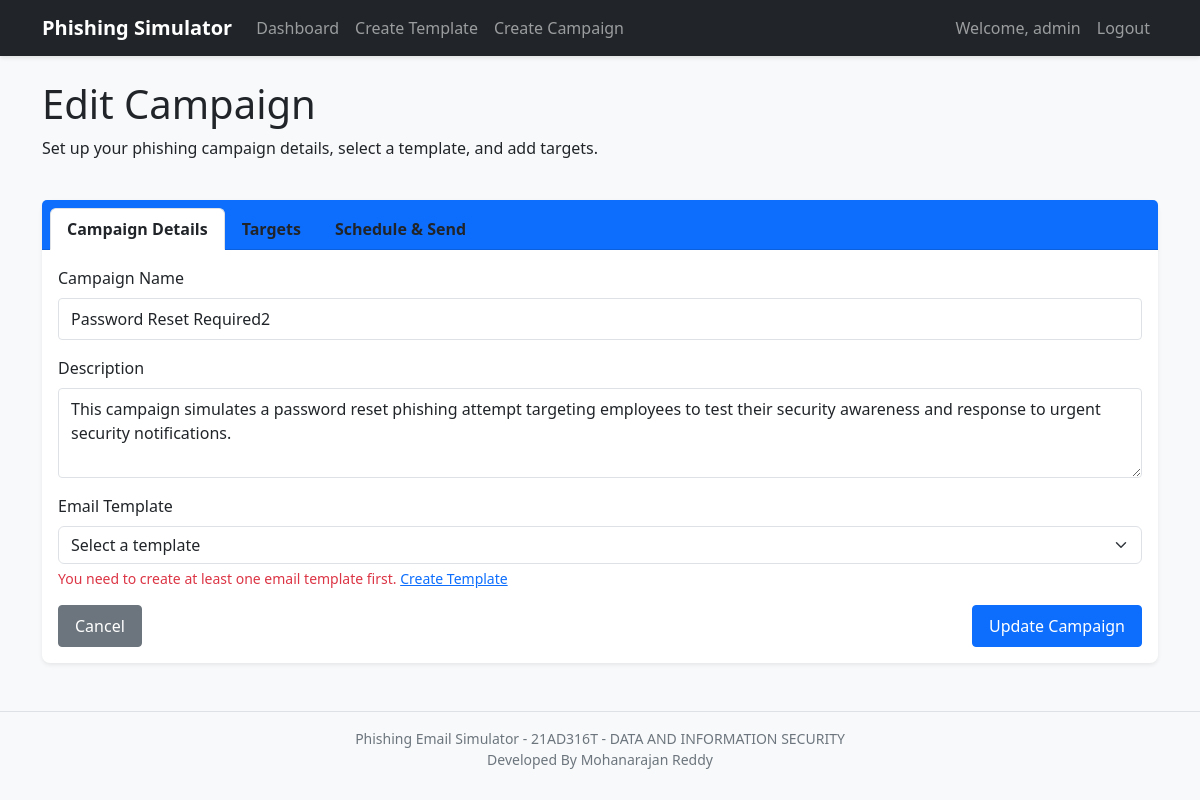
Page /campaign/2/targets (signed in) on the committed database.
### app/models.py (models this page shows, shortened)
class User(UserMixin, db.Model):
    id = db.Column(db.Integer, primary_key=True)
    username = db.Column(db.String(64), index=True, unique=True)
    email = db.Column(db.String(120), index=True, unique=True)
    password_hash = db.Column(db.String(128))
    is_admin = db.Column(db.Boolean, default=False)
    campaigns = db.relationship('Campaign', backref='creator', lazy='dynamic')
    templates = db.relationship('EmailTemplate', backref='creator', lazy='dynamic')

class Campaign(db.Model):
    id = db.Column(db.Integer, primary_key=True)
    name = db.Column(db.String(100), nullable=False)
    description = db.Column(db.Text)
    template_id = db.Column(db.Integer, db.ForeignKey('email_template.id'))
    creator_id = db.Column(db.Integer, db.ForeignKey('user.id'))
    created_at = db.Column(db.DateTime, default=datetime.utcnow)
    scheduled_at = db.Column(db.DateTime)
    status = db.Column(db.String(20), default='draft')  # draft, scheduled, in_progress, completed
    targets = db.relationship('Target', backref='campaign', lazy='dynamic')
    click_events = db.relationship('ClickEvent', backref='campaign', lazy='dynamic')

### app/routes.py (the view, shortened to what this page needs)
@campaign.route('/<int:id>/targets', methods=['GET', 'POST'])
@login_required
def manage_targets(id):
    campaign = Campaign.query.get_or_404(id)
    if campaign.creator_id != current_user.id:
        flash('You do not have permission to manage targets for this campaign')
        return redirect(url_for('main.dashboard'))
    targets = Target.query.filter_by(campaign_id=campaign.id).all()
    return render_template('campaign.html', campaign=campaign, targets=targets, tab='targets', now=datetime.now())

### app/models.py (called while the page is built)
@login_manager.user_loader
def load_user(id):
    return User.query.get(int(id))

### app/templates/campaign.html (shortened to what this page needs)
{% extends "base.html" %}
{% block content %}
<div class="row mb-4">
    <div class="col">
        <h1>{% if campaign %}Edit Campaign{% else %}Create Campaign{% endif %}</h1>
        <p>Set up your phishing campaign details, select a template, and add targets.</p>
    </div>
</div>
<div class="card">
    <div class="card-header bg-primary text-white">
        <ul class="nav nav-tabs card-header-tabs" id="campaignTabs" role="tablist">
            <li class="nav-item" role="presentation">
                <button class="nav-link active text-dark" id="details-tab" data-bs-toggle="tab" data-bs-target="#details" type="button" role="tab" aria-controls="details" aria-selected="true">Campaign Details</button>
            </li>
            {% if campaign %}
            <li class="nav-item" role="presentation">
                <button class="nav-link text-dark" id="targets-tab" data-bs-toggle="tab" data-bs-target="#targets" type="button" role="tab" aria-controls="targets" aria-selected="false">Targets</button>
            </li>
            <li class="nav-item" role="presentation">
                <button class="nav-link text-dark" id="schedule-tab" data-bs-toggle="tab" data-bs-target="#schedule" type="button" role="tab" aria-controls="schedule" aria-selected="false">Schedule & Send</button>
            </li>
            {% endif %}
        </ul>
    </div>
    <div class="card-body">
        <div class="tab-content" id="campaignTabsContent">
            <div class="tab-pane fade show active" id="details" role="tabpanel" aria-labelledby="details-tab">
                <form method="POST" action="{{ url_for('campaign.edit', id=campaign.id) if campaign else url_for('campaign.create_campaign') }}">
                    <div class="mb-3">
                        <label for="name" class="form-label">Campaign Name</label>
                        <input type="text" class="form-control" id="name" name="name" value="{{ campaign.name if campaign else '' }}" required>
                    </div>
                    <div class="mb-3">
                        <label for="description" class="form-label">Description</label>
                        <textarea class="form-control" id="description" name="description" rows="3">{{ campaign.description if campaign else '' }}</textarea>
                    </div>
                    <div class="mb-3">
                        <label for="template_id" class="form-label">Email Template</label>
                        <select class="form-select" id="template_id" name="template_id" required>
                            <option value="">Select a template</option>
                        </select>
                        {% if templates|length == 0 %}
                        <div class="form-text text-danger">
                            You need to create at least one email template first.
                            <a href="{{ url_for('template.create_template') }}">Create Template</a>
                        </div>
                        {% endif %}
                    </div>
                    <div class="d-flex justify-content-between">
                        <a href="{{ url_for('main.dashboard') }}" class="btn btn-secondary">Cancel</a>
                        <button type="submit" class="btn btn-primary">
                            {% if campaign %}Update Campaign{% else %}Create Campaign{% endif %}
                        </button>
                    </div>
                </form>
            </div>
        </div>
    </div>
</div>
{% endblock %}

### app/templates/base.html (shortened to what this page needs)
<!DOCTYPE html>
<html lang="en">
<head>
    <link rel="stylesheet" href="https://cdn.jsdelivr.net/npm/bootstrap@5.3.0/dist/css/bootstrap.min.css">
    <link rel="stylesheet" href="{{ url_for('static', filename='css/main.css') }}">
</head>
<body>
    <nav class="navbar navbar-expand-lg navbar-dark bg-dark">
        <div class="container">
            <a class="navbar-brand" href="{{ url_for('main.index') }}">Phishing Simulator</a>
            <div class="collapse navbar-collapse" id="navbarNav">
                <ul class="navbar-nav me-auto">
                    {% if current_user.is_authenticated %}
                    <li class="nav-item">
                        <a class="nav-link" href="{{ url_for('main.dashboard') }}">Dashboard</a>
                    </li>
                    <li class="nav-item">
                        <a class="nav-link" href="{{ url_for('template.create_template') }}">Create Template</a>
                    </li>
                    <li class="nav-item">
                        <a class="nav-link" href="{{ url_for('campaign.create_campaign') }}">Create Campaign</a>
                    </li>
                    {% endif %}
                </ul>
                <ul class="navbar-nav">
                    {% if current_user.is_authenticated %}
                    <li class="nav-item">
                        <span class="nav-link">Welcome, {{ current_user.username }}</span>
                    </li>
                    <li class="nav-item">
                        <a class="nav-link" href="{{ url_for('auth.logout') }}">Logout</a>
                    </li>
                    {% endif %}
                </ul>
            </div>
        </div>
    </nav>
    <div class="container mt-4">
        {% block content %}{% endblock %}
    </div>
    <footer class="mt-5 py-3 bg-light">
        <div class="container text-center">
            <p class="mb-0">Phishing Email Simulator - 21AD316T - DATA AND INFORMATION SECURITY</p>
            <p class="mb-0">Developed By Mohanarajan Reddy</p>
        </div>
    </footer>
</body>
</html>

### app/static/css/main.css (style rules this page uses)
body { font-family: 'Segoe UI', Tahoma, Geneva, Verdana, sans-serif; background-color: #f8f9fa; color: #212529; }
.navbar { box-shadow: 0 2px 4px rgba(0, 0, 0, 0.1); }
.navbar-brand { font-weight: 600; }
.card { border: none; border-radius: 0.5rem; box-shadow: 0 0.125rem 0.25rem rgba(0, 0, 0, 0.075); margin-bottom: 1.5rem; }
.card-header { font-weight: 600; border-bottom: 1px solid rgba(0, 0, 0, 0.125); }
.btn { border-radius: 0.25rem; padding: 0.5rem 1rem; font-weight: 500; }
.btn-primary { background-color: #0d6efd; border-color: #0d6efd; }
.form-control { border-radius: 0.25rem; padding: 0.5rem 0.75rem; }
footer { border-top: 1px solid #dee2e6; color: #6c757d; font-size: 0.875rem; }

### rows in the picture
User: username "admin"
Campaign: name "Password Reset Required2", description "This campaign simulates a password reset phishing attempt targeting employees to test their security awareness and response to urgent security notifications."
